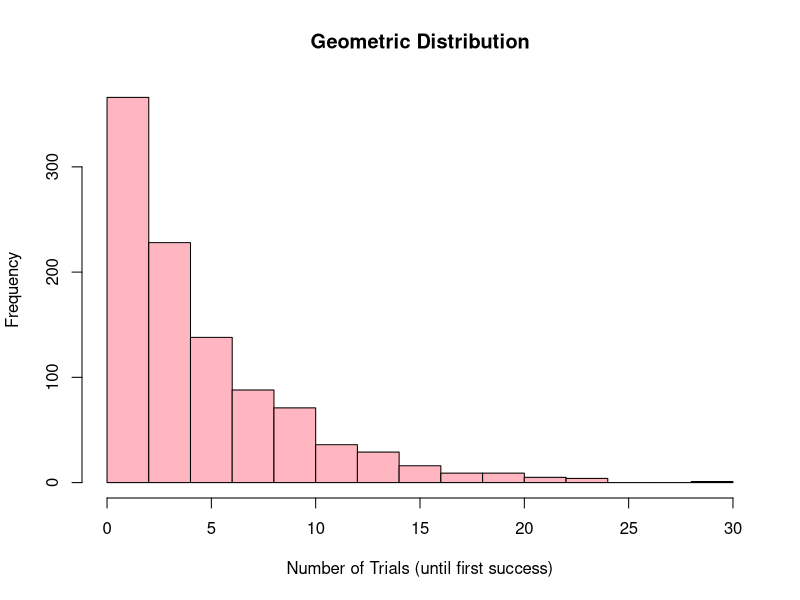

Here is the R script that generated this plot:
## ---- chunk 1
knitr::opts_chunk$set(echo = TRUE)
## ---- chunk 2

p <- 0.2

## ---- chunk 3

x <- rgeom(1000, prob = p) + 1

## ---- chunk 4

mean_x <- mean(x)
var_x <- var(x)
sd_x <- sd(x)

## ---- chunk 5

cat("Number of trials required to achieve first success:", x[1], "\n")
cat("Mean:", round(mean_x, 2), "\n")
cat("Variance:", round(var_x, 2), "\n")
cat("Standard deviation:", round(sd_x, 2), "\n")

## ---- chunk 6

hist(x,
     main = "Geometric Distribution",
     xlab = "Number of Trials (until first success)",
     ylab = "Frequency",
     col = "lightpink")

cat("Number of trials required to achieve first success:", x[1], "\n")

## ---- chunk 7

samp <- 10

total1 <- 40
defec1 <- 4

num1 <- 1 - phyper(1, defec1, total1 - defec1, samp)

cat("Probability that sample contains more than 10% defectives (from a box of 40):",
    round(num1, 2), "\n")

## ---- chunk 8

total2 <- 5000
defec2 <- 500

num2 <- 1 - phyper(1, defec2, total2 - defec2, samp)

cat("Probability that sample contains more than 10% defectives (from a box of 5000):",
    round(num2, 2), "\n")
